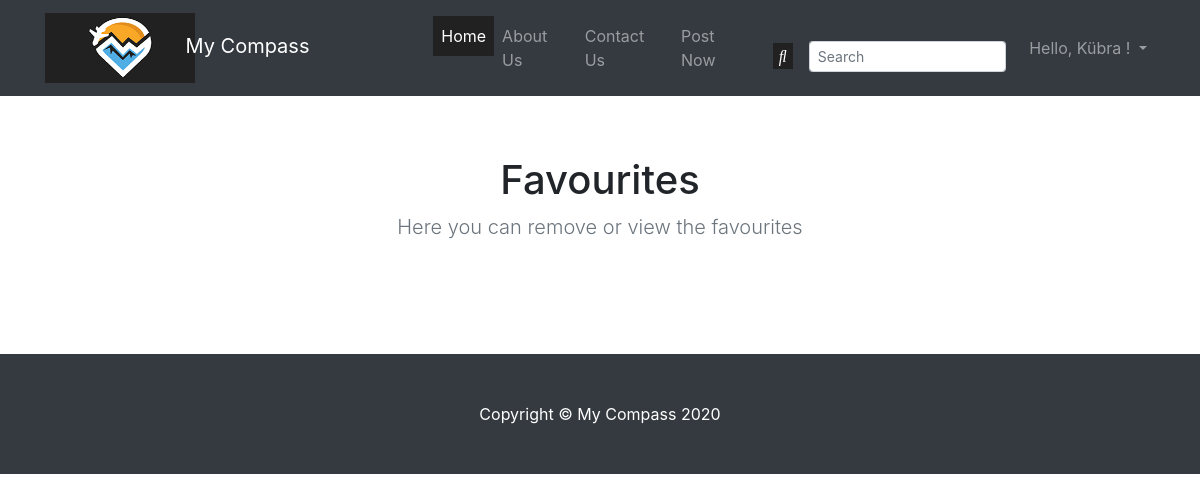
/users/favorite_list/ (signed in), run on an earlier commit of the app's database.
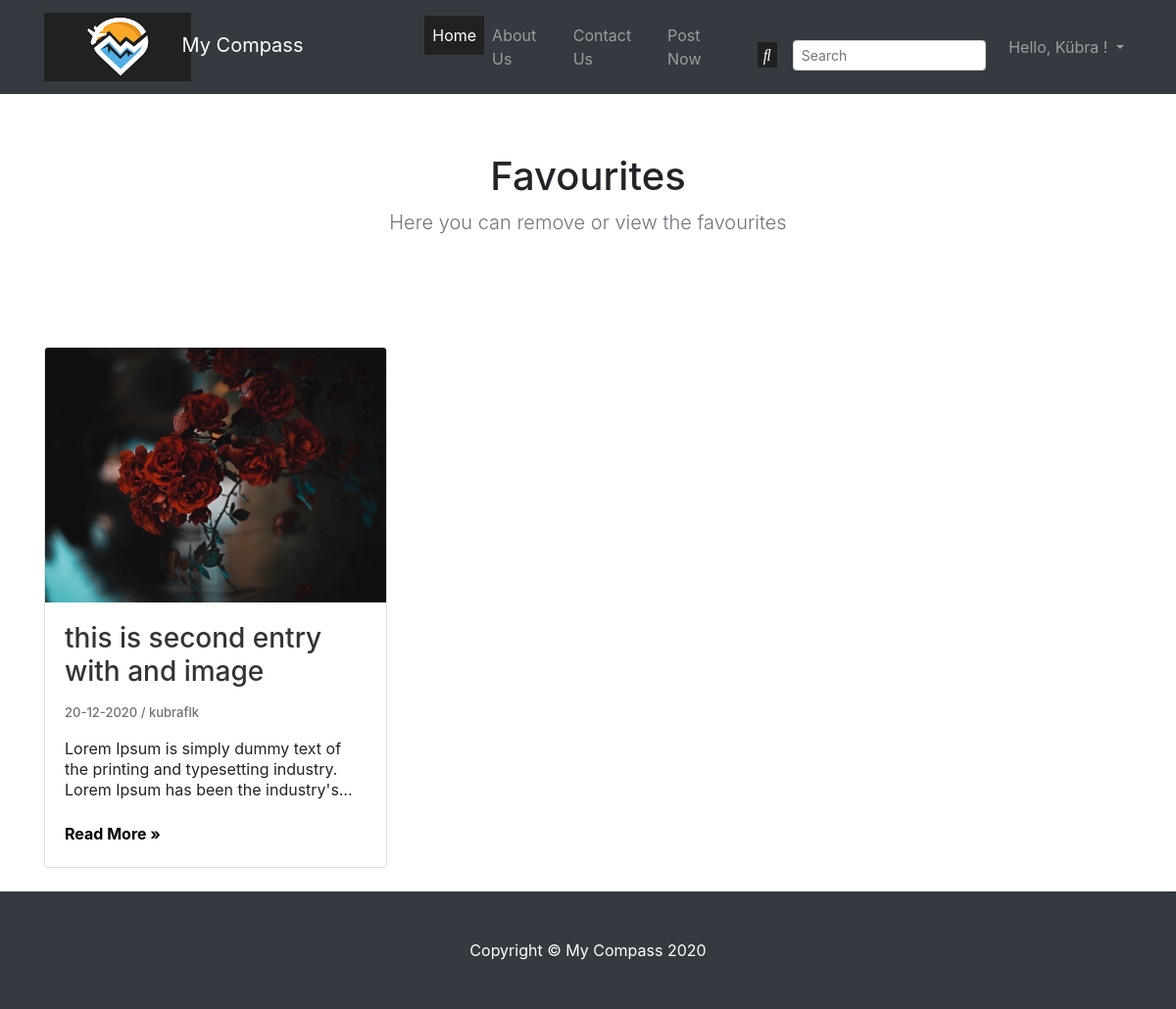
And on a later commit of the database.
### entries/models.py (models this page shows, shortened)
class Entry(models.Model):
    entry_title = models.CharField(max_length=50)
    entry_text = models.TextField()
    entry_date = models.DateTimeField(
        auto_now_add=True)
    entry_author = models.ForeignKey(User,
                                     on_delete=models.CASCADE)
    image = models.ImageField(upload_to='images/',
                              blank=False)  # default image url is deleted because image field made required by the way
    likes = models.ManyToManyField(User, related_name='blog_entries', blank=True, null=True)
    favorites = models.ManyToManyField(User, related_name='entry_favorites', blank=True, null=True)
    class Meta:
        verbose_name_plural = "Entries"

### users/views.py (the view)
# urls.py: path('favorite_list/', views.favorite_list, name='favorite_list')
def favorite_list(request):
    favorites = Entry.objects.order_by('-entry_date').filter(favorites=request.user)
    context = {'favorites': favorites}
    return render(request, 'users/favorite_list.html', context)

### users/templates/users/favorite_list.html (shortened to what this page needs)
{% extends 'entries/base.html' %}
{% load static %}
{% block content %}
    <div class="col-md-12 col-lg-12 col-sm-12">
        <section class="jumbotron text-center bg-white">
            <div class="container">
                <h1>Favourites</h1>
                <p class="lead text-muted">Here you can remove or view the favourites</p>
            </div>
        </section>
    </div>
    {% for entry in favorites %}
        <div class="col-sm-12 col-md-4 col-lg-4">
            <div class="card mb-4">
                <img class="card-img-top entry-img-main" src="{{ entry.image.url }}" height=”300” width=”750”
                     alt="Card image cap">
                <div class="card-body" style="height: 270px;">
                    <div class="index-title-entry">
                        <h3 class="card-title index-title-entry">{{ entry.entry_title }}</h3>
                    </div>
                    <div class="date-author-detail">
                        <span>{{ entry.entry_date| date:'d-m-Y' }} / </span>
                        <span><a
                                href="{% url 'user_profile' entry.entry_author.profile.pk %}">{{ entry.entry_author }}</a></span>
                    </div>
                    <div class="entry-text-main">
                        <p class="card-text">{{ entry.entry_text |truncatechars:150 }}</p>
                    </div>
                    <a class="read-more-btn" href="{% url 'entry-detail' entry.pk %}">Read More »</a>
                </div>
            </div>
        </div>
    {% endfor %}
{% endblock %}

### entries/templates/entries/base.html (shortened to what this page needs)
{% load static %}
<!DOCTYPE html>
<html lang="en">
<head>
    <link href="{% static 'entries/vendor/bootstrap/css/bootstrap.min.css' %}" rel="stylesheet">
    <link href="{% static 'entries/css/delete-modal.css' %}" rel="stylesheet">
    <link href="{% static 'entries/css/style.css' %}" rel="stylesheet">
    <link rel="stylesheet" href="https://cdnjs.cloudflare.com/ajax/libs/font-awesome/4.7.0/css/font-awesome.min.css">
    <link rel="stylesheet" id="ecommerce.css-css"
          href="https://mdbcdn.b-cdn.net/wp-content/themes/mdbootstrap4/css/compiled-ecommerce-4.18.0.min.css?ver=4.18.0"
          type="text/css" media="all">
</head>
<body>
<div class="header-wrapper">
    <div class="container">
        <header role="banner">
            <nav class="navbar navbar-expand-lg navbar-dark bg-dark fixed-top">
                <div class="container">
                    <div class="logo-brand">
                        <a class="navbar-brand" href="{% url 'blog-home' %}">
                            <img src="{% static 'djangoProject/images/logo-9.png' %}"
                                 style="width: 150px;height: 70px;">
                        </a>
                        <a class="navbar-brand" href="{% url 'blog-home' %}" style="margin-left: -30px;">My Compass</a>
                    </div>
                    <div class="collapse navbar-collapse" id="navbarResponsive">
                        <ul class="navbar-nav mr-auto" style="margin-left: 13% !important;">
                            <li class="nav-item active">
                                <a class="nav-link blog-home" href="{% url 'blog-home' %}">Home
                                </a>
                            </li>
                            <li class="nav-item">
                                <a class="nav-link" href="{% url 'aboutus' %}">About Us </a>
                            </li>
                            <li class="nav-item">
                                <a class="nav-link" href="{% url 'contactus' %}">Contact Us </a>
                            </li>
                            {% if user.is_authenticated %}
                                <li class="nav-item">
                                <a class="nav-link" href="{% url 'create_entry' %}">Post Now</a>
                            {% endif %}
                        </ul>
                        <ul class="navbar-nav ml-auto">
                            <form action="{% url 'search' %}" method="GET"
                                  class="form-inline d-flex justify-content-center md-form form-sm mt-3">
                                <button class="search-button" type="submit"><i class="fas fa-search text-white"
                                                                               aria-hidden="true"></i></button>
                                <input id="query" name="search" class="form-control form-control-sm ml-3 w-75"
                                       type="text"
                                       placeholder="Search" aria-label="Search" value="{{ request.GET.search }}"
                                       aria-label="Search">
                            </form>
                        </ul>
                        <div class="form-inline my-2 my-lg-2">
                            <ul class="navbar-nav profile-menu-drop-down">
                                {% if user.is_authenticated %}
                                    <li class="nav-item dropdown">
                                        <a class="nav-link dropdown-toggle" href="#" id="navbarDropdownMenuLink"
                                           role="button"
                                           data-toggle="dropdown" aria-haspopup="true" aria-expanded="false">Hello,
                                            {{ request.user.first_name }} !
                                        </a>
                                    </li>
                                {% else %}
                                    <a href="{% url 'register' %}" class="btn btn-warning">Sign Up</a>
                                {% endif %}
                            </ul>
                        </div>
                    </div>
                </div>
            </nav>
        </header>
    </div>
</div>
<div class="container" style="margin-top: 3%;">
    <div class="row">
        {% block content %} {% endblock %}
    </div>
</div>
<footer class="py-5 bg-dark">
    <div class="container">
        <p class="m-0 text-center text-white">Copyright &copy; My Compass 2020</p>
    </div>
</footer>
</body>
</html>

### entries/static/entries/css/style.css (style rules this page uses)
.entry-img-main { height: 260px !important; max-width: 100% !important; object-fit: cover !important; }
.date-author-detail span, span a { margin-bottom: 3%; font-size: 13px; font-weight: 500; color: #707070; }
.index-title-entry { color: #333; height: auto; }
.entry-text-main { height: 85px; margin-top: 5%; }
.entry-text-main p { color: #020101DE; line-height: 21px; display: -webkit-box; -webkit-line-clamp: 3; -webkit-box-orient: vertical; overflow: hidden; }
.read-more-btn { font-weight: bold; color: #000000; display: block; }
.search-button { color: #212121; background-color: #212121 !important; border: none !important; }
.blog-home { background-color: rgb(33 33 33) !important; }
body { padding-top: 56px; }

What changed in the data, as far as the page shows it:
added Entry: image (picture), entry_title "this is second entry with and image", entry_date "20-12-2020", entry_author "kubraflk", entry_text "Lorem Ipsum is simply dummy text of the printing and typesetting industry. Lorem Ipsum has been the…"
